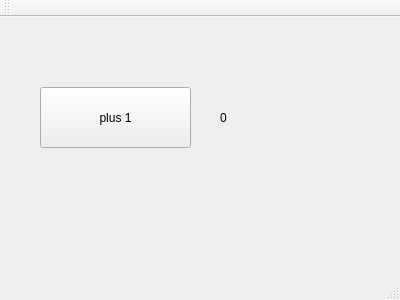
<?xml version="1.0" encoding="UTF-8"?>
<ui version="4.0">
 <class>MainWindow</class>
 <widget class="QMainWindow" name="MainWindow">
  <property name="geometry">
   <rect>
    <x>0</x>
    <y>0</y>
    <width>400</width>
    <height>300</height>
   </rect>
  </property>
  <property name="windowTitle">
   <string>MainWindow</string>
  </property>
  <widget class="QWidget" name="centralWidget">
   <widget class="QPushButton" name="addButton">
    <property name="geometry">
     <rect>
      <x>40</x>
      <y>70</y>
      <width>151</width>
      <height>61</height>
     </rect>
    </property>
    <property name="text">
     <string>plus 1</string>
    </property>
   </widget>
   <widget class="QLabel" name="label">
    <property name="geometry">
     <rect>
      <x>220</x>
      <y>70</y>
      <width>141</width>
      <height>61</height>
     </rect>
    </property>
    <property name="text">
     <string>0</string>
    </property>
   </widget>
  </widget>
  <widget class="QMenuBar" name="menuBar">
   <property name="geometry">
    <rect>
     <x>0</x>
     <y>0</y>
     <width>400</width>
     <height>22</height>
    </rect>
   </property>
  </widget>
  <widget class="QToolBar" name="mainToolBar">
   <attribute name="toolBarArea">
    <enum>TopToolBarArea</enum>
   </attribute>
   <attribute name="toolBarBreak">
    <bool>false</bool>
   </attribute>
  </widget>
  <widget class="QStatusBar" name="statusBar"/>
 </widget>
 <layoutdefault spacing="6" margin="11"/>
 <resources/>
 <connections/>
</ui>
